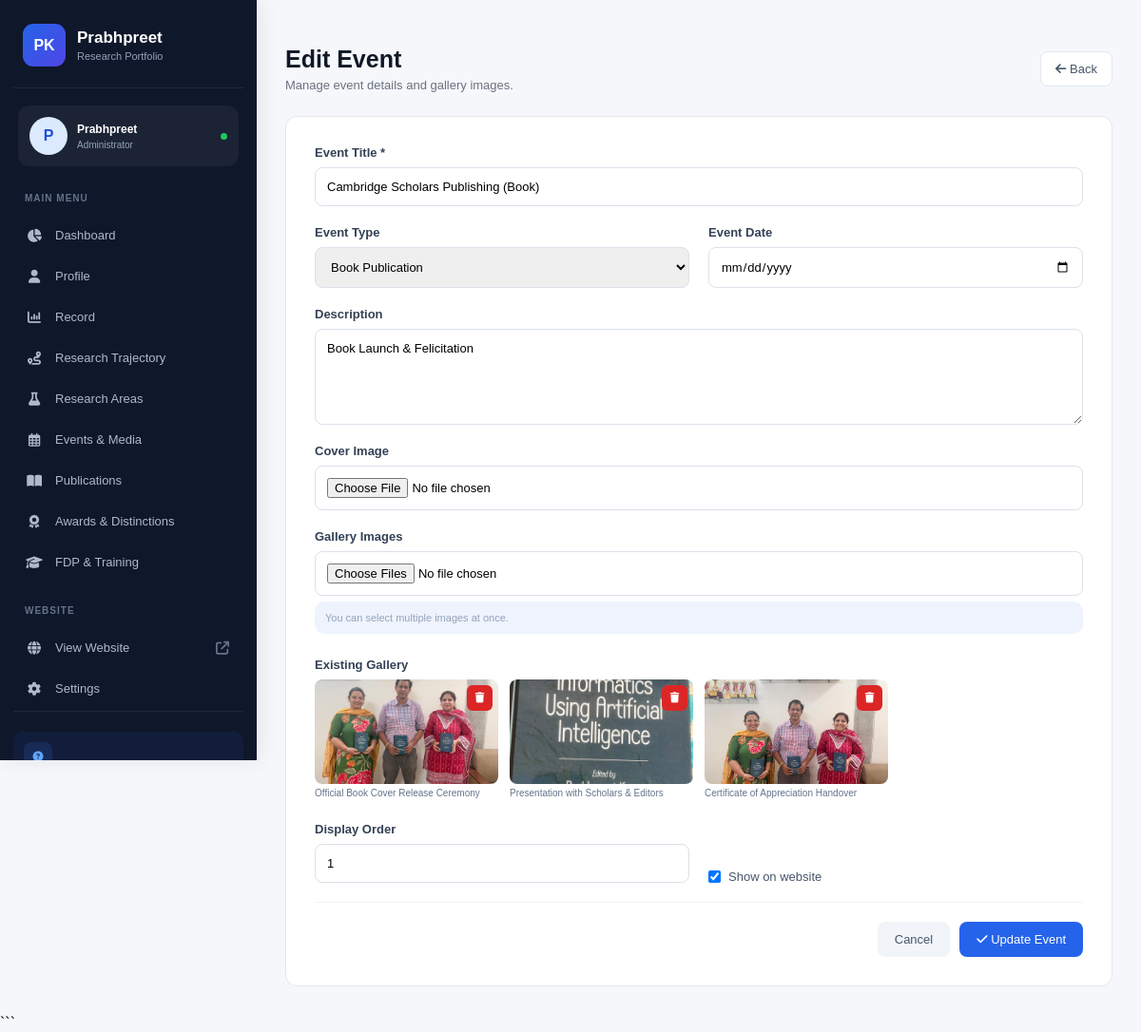
The page /events/edit/2/ on the database its author committed.
### myapp/models.py (models this page shows, shortened)
class Event(models.Model):
    EVENT_TYPES = [
        ('book', 'Book Publication'),
        ('lecture', 'Guest Talk / Lecture'),
        ('evaluation', 'Academic Evaluation'),
        ('conference', 'Conference Chair'),
        ('fdp', 'Faculty Refresher'),
        ('workshop', 'AI Workshop'),
        ('other', 'Other'),
    ]
    title = models.CharField(max_length=300)
    event_type = models.CharField( max_length=50,choices=EVENT_TYPES,default='other')
    description = models.TextField(blank=True)
    event_date = models.DateField(blank=True, null=True)
    cover_image = models.ImageField(upload_to='events/',blank=True,null=True)
    is_active = models.BooleanField(default=True)
    order = models.PositiveIntegerField(default=0)
    class Meta:
        ordering = ['order', '-event_date']

class EventImage(models.Model):
    event = models.ForeignKey(Event,on_delete=models.CASCADE,related_name='images')
    image = models.ImageField(upload_to='events/gallery/')
    caption = models.CharField(max_length=300, blank=True)
    order = models.PositiveIntegerField(default=0)

### myapp/views.py (the view, shortened to what this page needs)
# urls.py: path('events/edit/<int:id>/', views.edit_event, name='edit_event'),
def edit_event(request, id):
    event = get_object_or_404(Event, id=id)
    return render(request, 'event_form.html', {'event': event})

### templates/event_form.html (shortened to what this page needs)
{% extends 'sidebar.html' %}
{% block content %}
<div class="form-container">
    <div class="heading">
        <div>
            <h1>{% if event %}Edit Event{% else %}Add Event{% endif %}</h1>
            <p>Manage event details and gallery images.</p>
        </div>
        <a href="{% url 'events' %}" class="back"><i class="fa-solid fa-arrow-left"></i> Back</a>
    </div>
    <form method="POST" enctype="multipart/form-data">
        <div class="form-card">
            <div class="form-group">
                <label>Event Title *</label>
                <input type="text" name="title" value="{{ event.title|default:'' }}" placeholder="Enter event title" required>
            </div>
            <div class="row">
                <div class="form-group">
                    <label>Event Type</label>
                    <select name="event_type">
                        <option value="book" {% if event.event_type == 'book' %}selected{% endif %}>Book Publication</option>
                    </select>
                </div>
                <div class="form-group">
                    <label>Event Date</label>
                    <input type="date" name="event_date" value="{{ event.event_date|date:'Y-m-d' }}">
                </div>
            </div>
            <div class="form-group">
                <label>Description</label>
                <textarea name="description" rows="5" placeholder="Enter event description">{{ event.description|default:'' }}</textarea>
            </div>
            <div class="form-group">
                <label>Cover Image</label>
                <input type="file" name="cover_image" accept="image/*">
            </div>
            <div class="form-group">
                <label>Gallery Images</label>
                <input type="file" name="gallery_images" accept="image/*" multiple>
                <small class="help">You can select multiple images at once.</small>
            </div>
            {% if event %}
            {% if event.images.all %}
            <div class="gallery">
                <label>Existing Gallery</label>
                <div class="gallery-grid">
                    {% for image in event.images.all %}
                    <div class="gallery-item">
                        <img src="{{ image.image.url }}" alt="{{ image.caption }}">
                        <a href="{% url 'delete_event_image' image.id %}" onclick="return confirm('Delete this image?')" class="image-delete"><i class="fa-solid fa-trash"></i></a>
                        {% if image.caption %}<span>{{ image.caption }}</span>{% endif %}
                    </div>
                    {% endfor %}
                </div>
            </div>
            {% endif %}
            {% endif %}
            <div class="row">
                <div class="form-group">
                    <label>Display Order</label>
                    <input type="number" name="order" value="{{ event.order|default:'0' }}" min="0">
                </div>
                <div class="checkbox">
                    <input type="checkbox" name="is_active" id="active" {% if not event or event.is_active %}checked{% endif %}>
                    <label for="active">Show on website</label>
                </div>
            </div>
            <div class="bottom-actions">
                <a href="{% url 'events' %}" class="cancel">Cancel</a>
                <button type="submit" class="save"><i class="fa-solid fa-check"></i> {% if event %}Update Event{% else %}Save Event{% endif %}</button>
            </div>
        </div>
    </form>
</div>
{% endblock %}

### templates/sidebar.html (style rules this page uses)
* { margin:0;padding:0;box-sizing:border-box }
body { font-family:Arial,sans-serif;background:#f5f7fb }
.help { background:rgba(37,99,235,.08);border-radius:10px;padding:11px;display:flex;align-items:center;gap:10px;margin-bottom:10px }

### templates/event_form.html (style rules this page uses)
.form-container { max-width:950px }
.heading { display:flex;align-items:center;justify-content:space-between;margin-bottom:25px }
.heading h1 { font-size:25px;color:#111827 }
.heading p { font-size:13px;color:#6b7280;margin-top:5px }
.back { padding:10px 15px;background:#fff;border:1px solid #e2e8f0;border-radius:8px;text-decoration:none;color:#475569;font-size:13px }
.form-card { background:#fff;border:1px solid #e5e7eb;border-radius:12px;padding:30px }
.form-group { margin-bottom:20px }
.form-group label,.gallery>label { display:block;margin-bottom:8px;color:#334155;font-size:13px;font-weight:600 }
.form-group input,.form-group textarea,.form-group select { width:100%;padding:12px;border:1px solid #dbe2ea;border-radius:8px;outline:none;font-family:inherit;font-size:13px }
.form-group textarea { resize:vertical }
.row { display:grid;grid-template-columns:1fr 1fr;gap:20px }
.help { display:block;color:#94a3b8;font-size:11px;margin-top:6px }
.gallery { margin:25px 0 }
.gallery-grid { display:grid;grid-template-columns:repeat(4,1fr);gap:12px }
.gallery-item { position:relative }
.gallery-item img { width:100%;height:110px;object-fit:cover;border-radius:8px }
.gallery-item span { display:block;font-size:10px;color:#64748b;margin-top:4px }
.image-delete { position:absolute;right:6px;top:6px;width:27px;height:27px;background:#dc2626;color:#fff;border-radius:6px;display:flex;align-items:center;justify-content:center;text-decoration:none;font-size:11px }
.checkbox { display:flex;align-items:center;gap:8px;padding-top:30px }
.checkbox label { font-size:13px;color:#475569 }
.bottom-actions { display:flex;justify-content:flex-end;gap:10px;border-top:1px solid #f1f5f9;padding-top:20px }
.cancel,.save { padding:11px 18px;border:0;border-radius:8px;text-decoration:none;cursor:pointer;font-size:13px }
.cancel { background:#f1f5f9;color:#475569 }
.save { background:#2563eb;color:#fff }

### rows shown on the page
Event: title "Cambridge Scholars Publishing (Book)", event_type "Book Publication", description "Book Launch & Felicitation", order "1", is_active "☑"
EventImage: image (picture), caption "Official Book Cover Release Ceremony"
EventImage: image (picture), caption "Presentation with Scholars & Editors"
EventImage: image (picture), caption "Certificate of Appreciation Handover"
